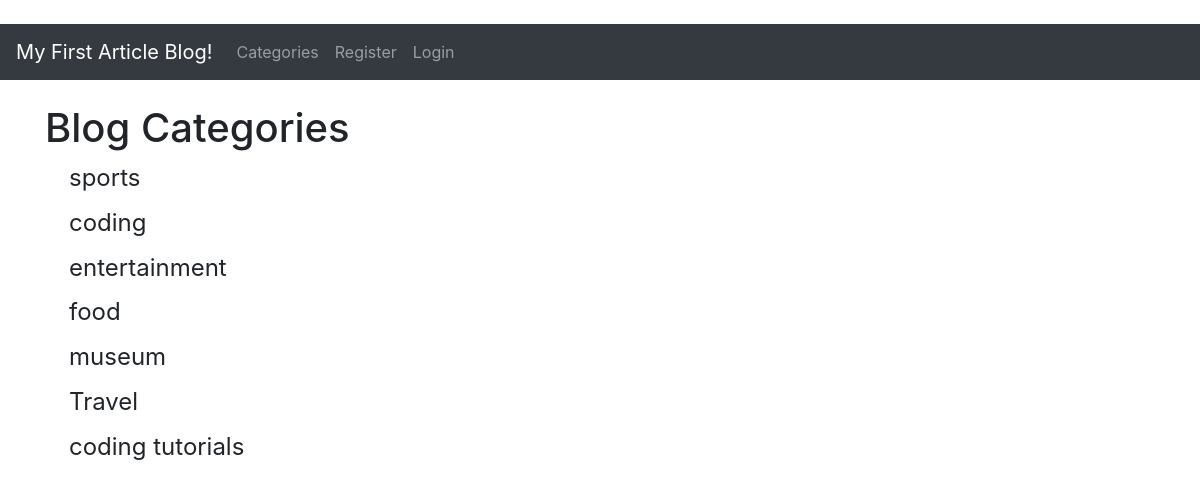
The page /category-list/ on the database its author committed.
### theblog/models.py (models this page shows, shortened)
class Category(models.Model):
    name = models.CharField(max_length=255)
    class Meta:
        verbose_name_plural = "categories"
    def __str__(self):
        return self.name

### theblog/views.py (the view)
# urls.py: path('category-list/', CategoryListView, name='category-list'),
def CategoryListView(request):
    cat_menu_list = Category.objects.all()
    return render(request, 'theblog/category_list.html', {'cat_menu_list':cat_menu_list})

### theblog/templates/theblog/category_list.html (shortened to what this page needs)
﻿{% extends 'theblog/base.html' %}
{% block content %}
<h1>Blog Categories</h1>
    {% for item in cat_menu_list %}
        <h4><a class="dropdown-item" href="{% url 'category' item|slugify %}">{{ item }}</a></h4>
    {% endfor %}
{% endblock %}

### rows shown on the page
Category: name "sports"
Category: name "coding"
Category: name "entertainment"
Category: name "food"
Category: name "museum"
Category: name "Travel"
Category: name "coding tutorials"
